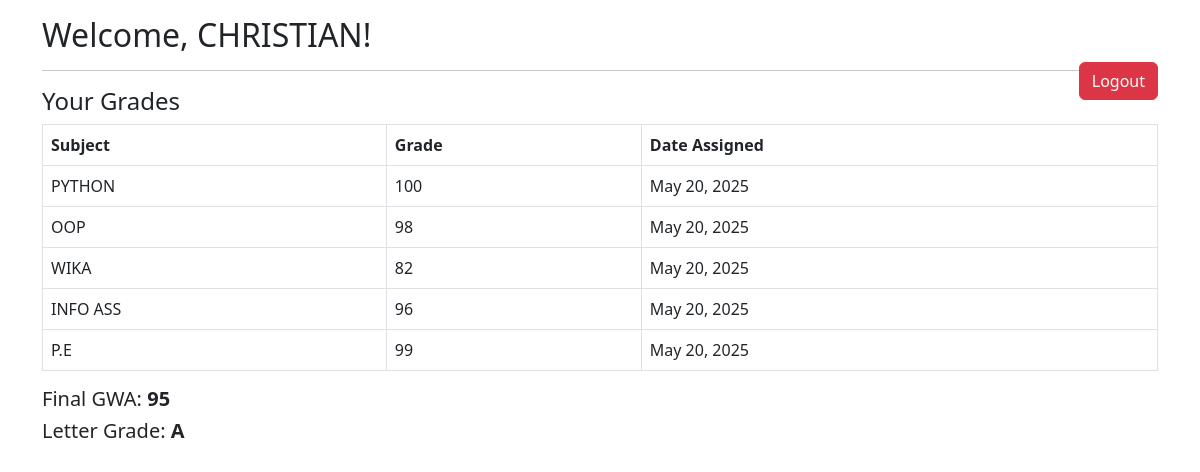
Screenshot of /grade_calculator1/dashboard.php (signed in) with the database file from the repository.
### tables this page shows
CREATE TABLE `students` (
  `id` int(11) NOT NULL,
  `username` varchar(50) NOT NULL,
  `password` varchar(255) NOT NULL,
  `created_at` timestamp NOT NULL DEFAULT current_timestamp()
);

CREATE TABLE `grades` (
  `id` int(11) NOT NULL,
  `student_id` int(11) NOT NULL,
  `subject_id` int(11) NOT NULL,
  `grade` float NOT NULL,
  `date_created` datetime DEFAULT current_timestamp()
);

CREATE TABLE `subjects` (
  `id` int(11) NOT NULL,
  `name` varchar(100) NOT NULL
);

### grade_calculator1/dashboard.php (the view, shortened to what this page needs)
<?php
include 'config.php';
$student_id = $_SESSION['student_id'];
$result = $conn->query("SELECT * FROM students WHERE id = $student_id");
if ($result && $result->num_rows > 0) {
    $student = $result->fetch_assoc();
} else {
    session_destroy();
    header("Location: login.php?error=StudentNotFound");
    exit;
}
$sql = "
    SELECT g.*, s.name AS subject_name
    FROM grades g
    JOIN subjects s ON g.subject_id = s.id
    WHERE g.student_id = $student_id
";
$grades = $conn->query($sql);
$total = 0;
$count = 0;
function getLetterGrade($gwa) {
    if ($gwa >= 97) return "A+";
    elseif ($gwa >= 93) return "A";
    elseif ($gwa >= 90) return "A-";
    elseif ($gwa >= 87) return "B+";
    elseif ($gwa >= 83) return "B";
    elseif ($gwa >= 80) return "B-";
    elseif ($gwa >= 77) return "C+";
    elseif ($gwa >= 73) return "C";
    elseif ($gwa >= 70) return "C-";
    elseif ($gwa >= 60) return "D";
    else return "F";
}
?>
<!DOCTYPE html>
<html lang="en">
<head>
    <link href="https://cdn.jsdelivr.net/npm/bootstrap@5.3.0/dist/css/bootstrap.min.css" rel="stylesheet">
</head>
<body class="p-3">
<div class="container">
    <h2>Welcome, <?= htmlspecialchars($student['username']) ?>!</h2>
    <a href="logout.php" class="btn btn-danger float-end">Logout</a>
    <hr>
    <h4>Your Grades</h4>
    <table class="table table-bordered">
        <thead>
            <tr>
                <th>Subject</th>
                <th>Grade</th>
                <th>Date Assigned</th>
            </tr>
        </thead>
        <tbody>
            <?php while ($row = $grades->fetch_assoc()): ?>
                <tr>
                    <td><?= htmlspecialchars($row['subject_name']) ?></td>
                    <td><?= $row['grade'] ?></td>
                    <td><?= date('F j, Y', strtotime($row['date_created'])) ?></td>
                </tr>
                <?php
                    $total += $row['grade'];
                    $count++;
                ?>
            <?php endwhile; ?>
        </tbody>
    </table>
    <?php if ($count > 0):
        $gwa = round($total / $count, 2);
        $letter = getLetterGrade($gwa);
    ?>
        <h5>Final GWA: <strong><?= $gwa ?></strong></h5>
        <h5>Letter Grade: <strong><?= $letter ?></strong></h5>
    <?php else: ?>
        <div class="alert alert-warning">No grades available yet.</div>
    <?php endif; ?>
</div>
</body>
</html>

### rows the page displays
students: username "CHRISTIAN"
grades: subject.name "PYTHON", grade "100", date_created "May 20, 2025"
grades: subject.name "OOP", grade "98", date_created "May 20, 2025"
grades: subject.name "WIKA", grade "82", date_created "May 20, 2025"
grades: subject.name "INFO ASS", grade "96", date_created "May 20, 2025"
grades: subject.name "P.E", grade "99", date_created "May 20, 2025"

### other values shown
$gwa "95"
$letter "A"
